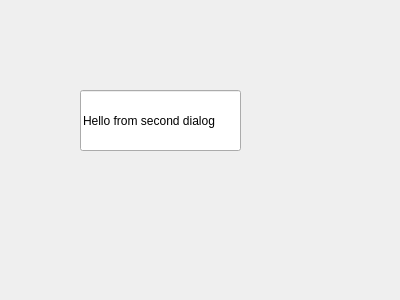
<?xml version="1.0" encoding="UTF-8"?>
<ui version="4.0">
 <class>SecondDialog</class>
 <widget class="QDialog" name="SecondDialog">
  <property name="geometry">
   <rect>
    <x>0</x>
    <y>0</y>
    <width>400</width>
    <height>300</height>
   </rect>
  </property>
  <property name="windowTitle">
   <string>Dialog</string>
  </property>
  <widget class="QLineEdit" name="lineEdit">
   <property name="geometry">
    <rect>
     <x>80</x>
     <y>90</y>
     <width>161</width>
     <height>61</height>
    </rect>
   </property>
   <property name="text">
    <string>Hello from second dialog</string>
   </property>
  </widget>
 </widget>
 <resources/>
 <connections/>
</ui>
